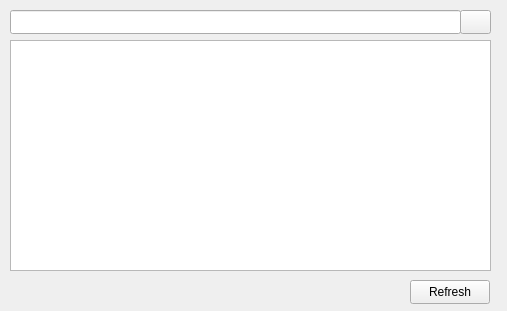
<?xml version="1.0" encoding="UTF-8"?>
<ui version="4.0">
 <class>MainWindow</class>
 <widget class="QMainWindow" name="MainWindow">
  <property name="geometry">
   <rect>
    <x>0</x>
    <y>0</y>
    <width>507</width>
    <height>311</height>
   </rect>
  </property>
  <property name="windowTitle">
   <string>StockFlow</string>
  </property>
  <widget class="QWidget" name="centralwidget">
   <widget class="QPushButton" name="btnRefresh">
    <property name="geometry">
     <rect>
      <x>410</x>
      <y>280</y>
      <width>80</width>
      <height>24</height>
     </rect>
    </property>
    <property name="text">
     <string>Refresh</string>
    </property>
   </widget>
   <widget class="QTableView" name="tableView">
    <property name="geometry">
     <rect>
      <x>10</x>
      <y>40</y>
      <width>481</width>
      <height>231</height>
     </rect>
    </property>
   </widget>
   <widget class="QLineEdit" name="editSearch">
    <property name="geometry">
     <rect>
      <x>10</x>
      <y>10</y>
      <width>451</width>
      <height>24</height>
     </rect>
    </property>
   </widget>
   <widget class="QPushButton" name="btnSearch">
    <property name="geometry">
     <rect>
      <x>460</x>
      <y>10</y>
      <width>31</width>
      <height>24</height>
     </rect>
    </property>
    <property name="text">
     <string/>
    </property>
    <property name="icon">
     <iconset theme="QIcon::ThemeIcon::EditFind"/>
    </property>
   </widget>
  </widget>
 </widget>
 <resources/>
 <connections/>
</ui>
